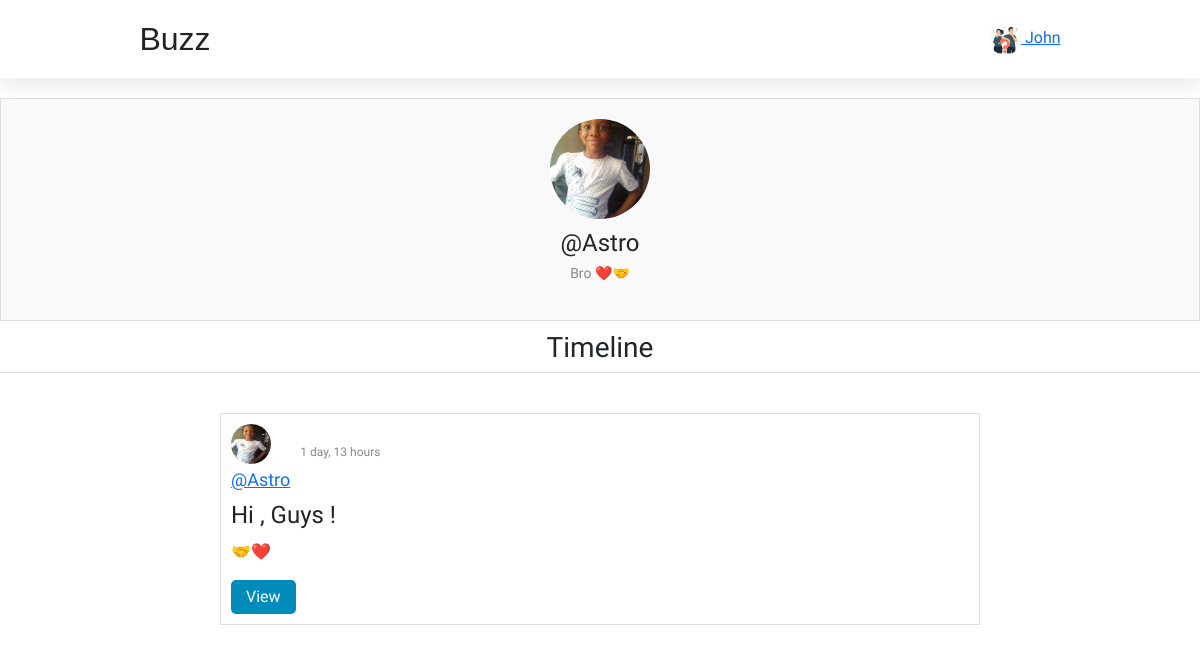
The page /profile/Astro (signed in) on the database its author committed.
### base/models.py (models this page shows, shortened)
class Profile(models.Model):
  bio = models.CharField(max_length=40)
  owner = models.OneToOneField(User,on_delete= models.CASCADE)
  image = models.ImageField(default='default.jpg', upload_to='profile_pics')

class Post(models.Model):
  author = models.ForeignKey(User , on_delete=models.CASCADE)
  title = models.CharField(max_length=50)
  body = models.TextField()
  updated = models.DateTimeField(auto_now=True)
  created = models.DateTimeField(auto_now_add=True)
  class Meta:
    ordering = ['-created','-updated']
  def __str__(self):
    return self.body [:50]

### base/views.py (the view)
# urls.py: path("profile/<str:pk>" , views.profile , name = "profile"),
@login_required(login_url="login")
def profile(request,pk):
  user = User.objects.get(username=pk)
  posts = user.post_set.all()
  user_profile = user.profile
  context = {'user_profile':user_profile ,"posts":posts}
  return render (request,'base/profile.html',context)

### base/templates/base/profile.html (shortened to what this page needs)
{% extends 'main.html' %}
{% block content %}
  <section class="user-profile">
        <div id="user-avatar" onclick="openLightbox()">
            <img src="{{ user_profile.image.url }}" alt="User Avatar" class="avatar-image">
        </div>
        <div class="user-info">
            <h2 class="user-name">@{{ user_profile.owner.username }}</h2>
            <p class="user-bio"> {{ user_profile.bio }}</p>
        </div>
    </section>
    <div class="timeline">
     <h3>Timeline</h3>
    </div>
{% if posts %}
 {% for post in posts %}
    <div class="posts-feed">
        <div class="post">
          <div class="post-header">
                <div class="author-info">
                    <img src="{{ post.author.profile.image.url }}" alt="Author Avatar" class="author-avatar">
                    <h2 class="author-name"><a href="{% url 'profile'
                    post.author.username%}">@{{ post.author.username }}</a></h2>
                </div>
                <p class="post-time">{{post.created|timesince}}</p>
            </div>
            <h2 class="post-title"> {{ post.title }}</h2>
            <p class="post-body">{{ post }}</p>
            <div class="post-actions">
               <a href="{% url 'post' post.id %}"><button class="view-button">View</button></a>
            </div>
        </div>
    </div>
  {% endfor %}
  {% else %}
  <h1> No Posts ... </h1>
{% endif %}
{% endblock content %}

### templates/nav.html (shortened to what this page needs)
<header class="header">
        <div class="logo">Buzz</div>
        <nav class="desk-top-nav">
            <ul>
                <li><a href="{% url 'home' %}">Home</a></li>
                {% if request.user.is_authenticated %}
                <li><a href="{% url 'create-post'%}">Create</a></li>
                <li><a href="{% url 'profile' request.user.username %}">Profile</a></li>
                <li><a href="{% url 'logout'%}">Logout</a></li>
                {% else %}
                <li><a href="{% url 'login'%}">Login</a></li>
                {% endif %}
            </ul>
        </nav>
     {% if user.is_authenticated%}
        <div class="user-avatar" id="usr-image">
           <a href="{% url 'profile' request.user.id %}">
        <img src="{{ request.user.profile.image.url }}" alt="User Avatar"/>
        <span>{{ request.user.username }}</span></a>
        </div>
        {% endif %}
    </header>

### base/static/base/css/main.css (style rules this page uses)
* { margin: 0; padding: 0; box-sizing: border-box; font-family: "Proza Libre", sans-serif; }
body { position: relative; }
.header { background-color: #fff; display: flex; justify-content: space-around; align-items: center; padding: 15px 20px; width: 100%; z-index: 999; box-shadow: 0 5px 20px 4px rgba(0, 0, 0, 0.08); }
.logo { font-size: 2rem; color: #222; font-family: "TypoSlabserif-Light", sans-serif; }
.desk-top-nav ul { list-style: none; display: flex; gap: 20px; }
.desk-top-nav { margin: 0; display: block; }
.desk-top-nav a { text-decoration: none; color: #fff; font-size: 18px; }
.user-avatar img { width: 32px; height: 32px; border-radius: 50%; }
.posts-feed { max-width: 800px; margin: 0 auto; padding: 20px; }
.post { border: 1px solid #ddd; padding: 10px; margin: 10px 0; }
.post-header { display: flex; align-items: center; margin-bottom: 10px; }
.author-avatar { width: 40px; height: 40px; border-radius: 50%; object-fit: fill; margin-right: 10px; margin-bottom: 5px; }
.author-name { font-size: 18px; margin: 0; }
.post-title { font-size: 24px; margin: 0; }
.post-body { margin-top: 10px; }
.post-actions { margin-top: 10px; }
.view-button, .edit-button, .delete-button { padding: 5px 15px; margin-right: 10px; cursor: pointer; background-color: transparent; color: #333; border: none; transition: background-color 0.3s ease, color 0.3s ease; border-radius: 5px; }
.view-button { background-color: #008cba; color: #fff; }
.post-time { font-size: 12px; color: #888; margin-top: 5px; }
@media screen and (min-width: 769px) { .post-header { flex-direction: row; align-items: center; } }
@media screen and (min-width: 769px) { .author-info { margin-bottom: 0; } }
@media screen and (min-width: 769px) { .post-time { margin-left: 10px; } }

### base/templates/base/profile.html (style rules this page uses)
.user-profile { background-color: #f9f9f9; padding: 20px; border: 1px solid #ddd; margin-top: 20px; display: flex; flex-direction: column; align-items: center; text-align: center; position: relative; }
#user-avatar { width: 100px; height: 100px; border-radius: 50%; overflow: hidden; margin-bottom: 10px; cursor: pointer; }
.avatar-image { width: 100%; height: 100%; object-fit: cover; }
.user-info { flex-grow: 1; }
.user-name { font-size: 24px; margin: 0; }
.user-bio { font-size: 14px; color: #888; margin-top: 5px; }
.timeline { margin:10px 0; width: 100%; text-align: center; border-bottom: 1px solid #ddd; }

### rows shown on the page
Profile: image (picture), owner.username "Astro", bio "Bro ❤️🤝"
Post: author.profile.image (picture), author.username "Astro", created "1 day, 13 hours", title "Hi , Guys !", body "🤝❤️"

### other values the page prints
{{ request.user.username }} "John"
